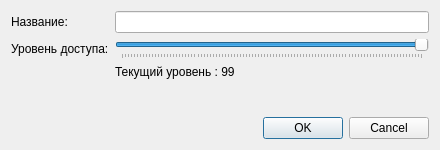
<?xml version="1.0" encoding="UTF-8"?>
<ui version="4.0">
 <class>MandatoryMarkCreator</class>
 <widget class="QDialog" name="MandatoryMarkCreator">
  <property name="geometry">
   <rect>
    <x>0</x>
    <y>0</y>
    <width>440</width>
    <height>150</height>
   </rect>
  </property>
  <property name="maximumSize">
   <size>
    <width>440</width>
    <height>150</height>
   </size>
  </property>
  <property name="windowTitle">
   <string>Создание мандатной метки</string>
  </property>
  <layout class="QVBoxLayout" name="verticalLayout_2">
   <item>
    <layout class="QFormLayout" name="formLayout">
     <item row="0" column="0">
      <widget class="QLabel" name="name_label">
       <property name="text">
        <string>Название:</string>
       </property>
      </widget>
     </item>
     <item row="1" column="0">
      <widget class="QLabel" name="accesslevel_label">
       <property name="text">
        <string>Уровень доступа:</string>
       </property>
      </widget>
     </item>
     <item row="0" column="1">
      <widget class="QLineEdit" name="MarkName_lineEdit"/>
     </item>
     <item row="1" column="1">
      <widget class="QSlider" name="accesslevel_Slider">
       <property name="autoFillBackground">
        <bool>false</bool>
       </property>
       <property name="value">
        <number>99</number>
       </property>
       <property name="orientation">
        <enum>Qt::Horizontal</enum>
       </property>
       <property name="tickPosition">
        <enum>QSlider::TicksBelow</enum>
       </property>
       <property name="tickInterval">
        <number>1</number>
       </property>
      </widget>
     </item>
     <item row="2" column="1">
      <widget class="QLabel" name="Currentposition_label">
       <property name="text">
        <string>Текущий уровень : 99</string>
       </property>
      </widget>
     </item>
    </layout>
   </item>
   <item>
    <widget class="QDialogButtonBox" name="buttonBox">
     <property name="orientation">
      <enum>Qt::Horizontal</enum>
     </property>
     <property name="standardButtons">
      <set>QDialogButtonBox::Cancel|QDialogButtonBox::Ok</set>
     </property>
    </widget>
   </item>
  </layout>
 </widget>
 <resources/>
 <connections>
  <connection>
   <sender>buttonBox</sender>
   <signal>accepted()</signal>
   <receiver>MandatoryMarkCreator</receiver>
   <slot>accept()</slot>
   <hints>
    <hint type="sourcelabel">
     <x>248</x>
     <y>254</y>
    </hint>
    <hint type="destinationlabel">
     <x>157</x>
     <y>274</y>
    </hint>
   </hints>
  </connection>
  <connection>
   <sender>buttonBox</sender>
   <signal>rejected()</signal>
   <receiver>MandatoryMarkCreator</receiver>
   <slot>reject()</slot>
   <hints>
    <hint type="sourcelabel">
     <x>316</x>
     <y>260</y>
    </hint>
    <hint type="destinationlabel">
     <x>286</x>
     <y>274</y>
    </hint>
   </hints>
  </connection>
 </connections>
</ui>
